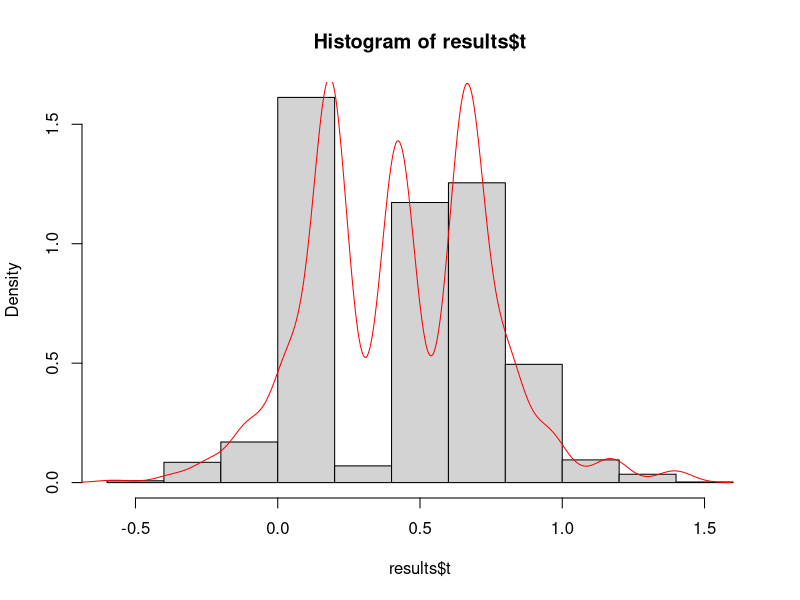
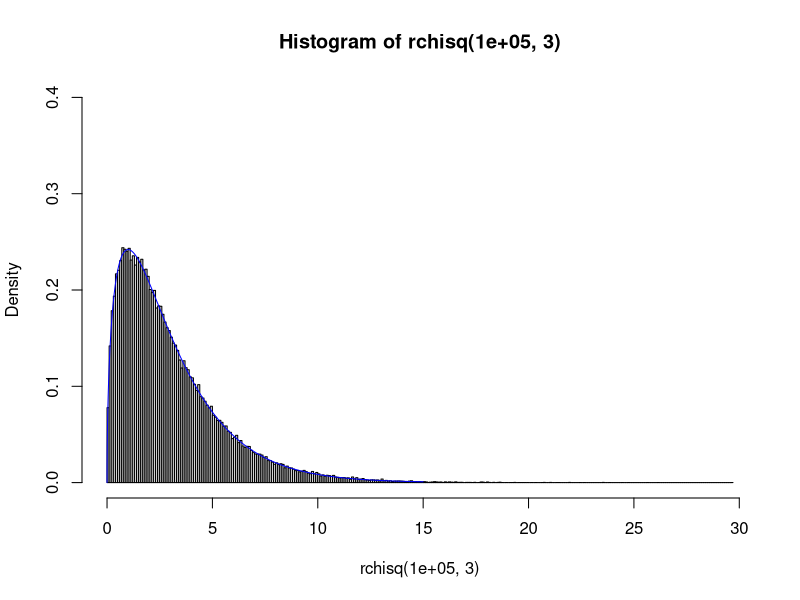

R code for these plots, in order:
#This code is to show how to use R to construct bootstrap CI.

# Package needed 
library(boot)

# Create a function f in R to compute the observed statistic
myf=function(DATA,i){
  d = DATA[i,]
  stat=median(d)
  return(stat)
}



mydata=data.frame(x=rnorm(10))


# bootstrapping with R replications 
results = boot(mydata, myf , R = 2000)
# get conf% confidence interval 
boot.ci(results, conf = 0.95, type="all")


hist(results$t,freq = F)
lines(density(results$t),col="red")




# Example showing how to plotting a theoretical distribution (e.g. Chi-square with 3 degrees of freedom) 
# and observations randomly generated from the same distribution
# We used this example to show how the empirical distribution is different from the true distribution

# Histogram
hist(rchisq(100000,3),freq = FALSE, nclass = sqrt(100000),ylim = c(0,0.4))
# Add the curve the density distrubtion function on the top of the histogram
lines(seq(0,15, by = 0.001),dchisq(seq(0,15, by = 0.001) ,df = 3), type="l", col="blue")

